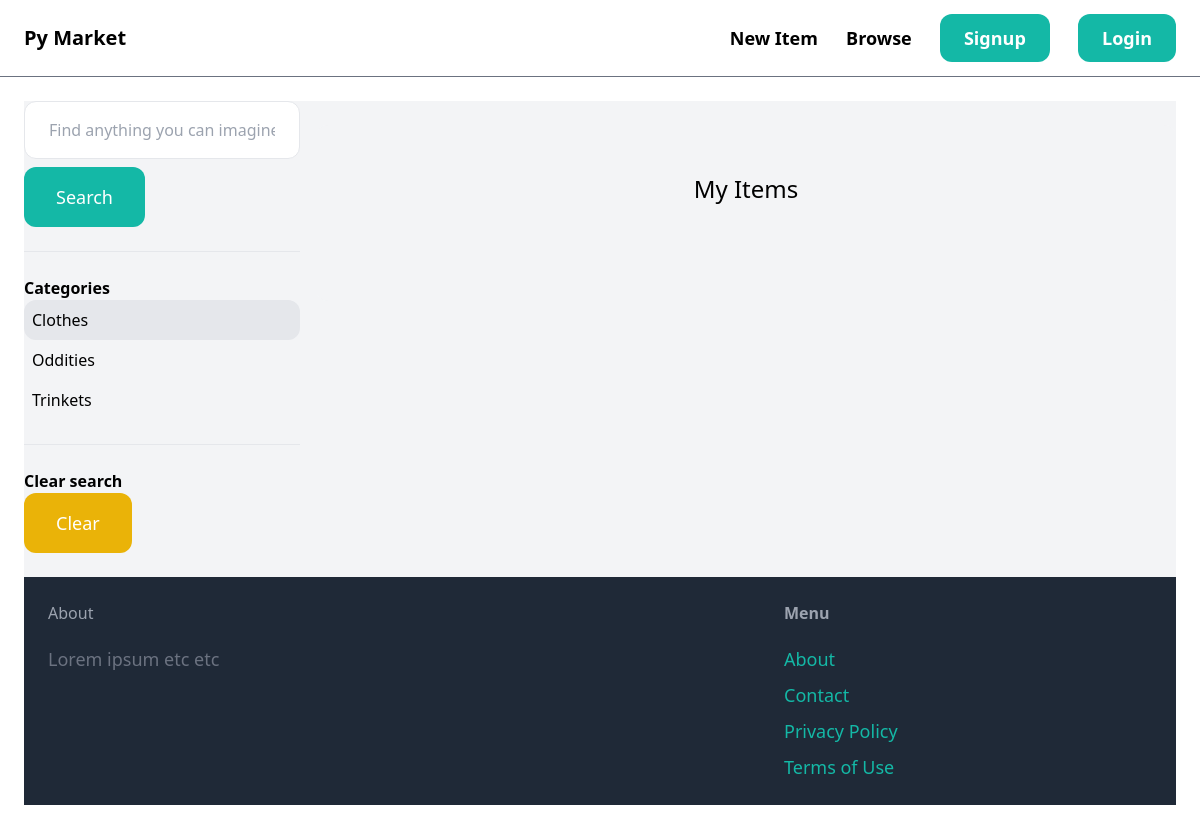
The page /items/?query=&category=1 on the database as committed earlier.
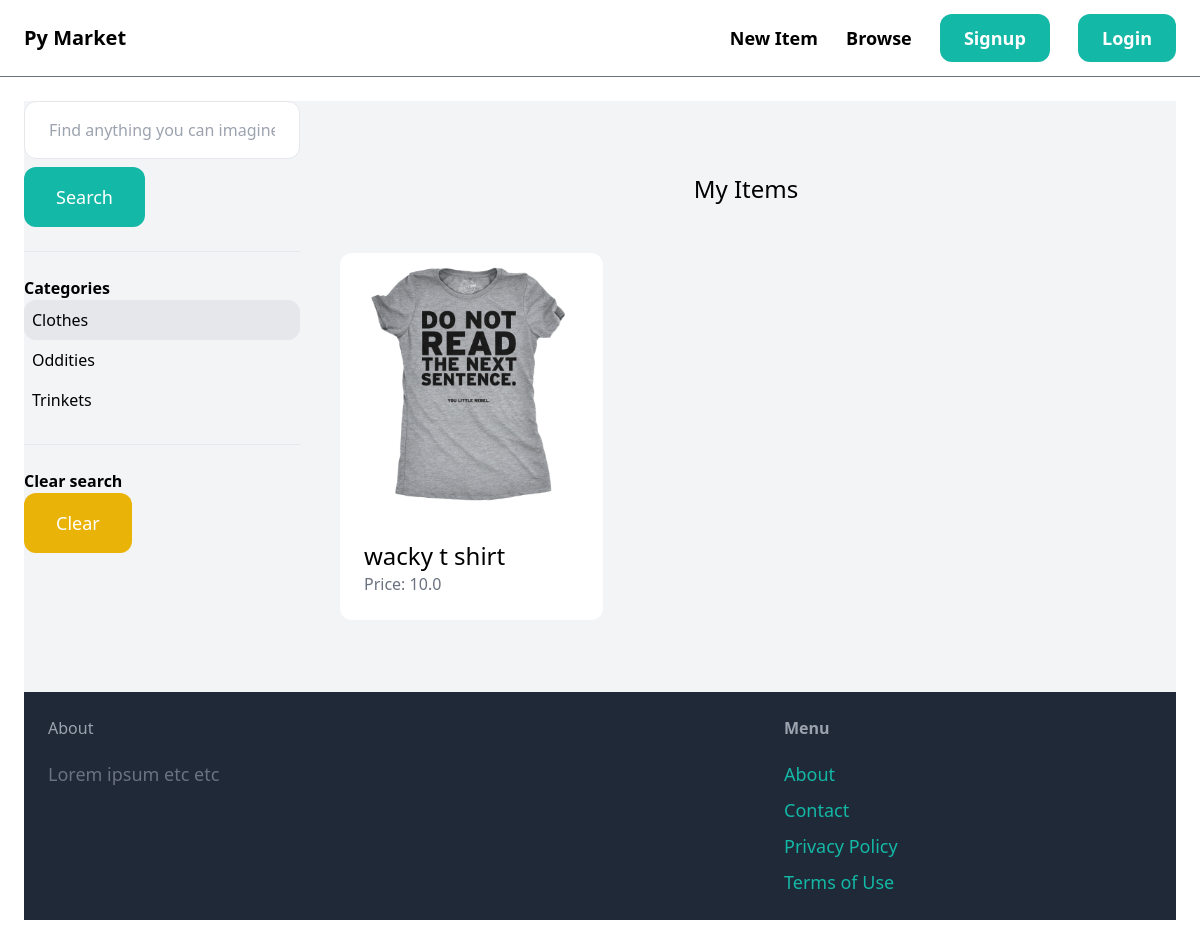
The same page on the database as committed later.
### item/models.py (models this page shows, shortened)
class Category(models.Model):
    name = models.CharField(max_length=255)
    class Meta:
        ordering=('name',)
        verbose_name_plural ="Categories"

class Item(models.Model):
    category = models.ForeignKey(Category, related_name='items', on_delete=models.CASCADE)
    name = models.CharField(max_length=255)
    description = models.TextField(blank=True, null=True)
    price = models.FloatField()
    image = models.ImageField(upload_to='item_images', blank=True, null=True)
    is_sold = models.BooleanField(default=False)
    created_by = models.ForeignKey(User, related_name='items', on_delete=models.CASCADE)
    created_at = models.DateTimeField(auto_now_add=True)

### item/views.py (the view)
# urls.py: path('',views.items,name='items'),
def items(request):
    query=request.GET.get('query','')
    category_id=request.GET.get('category', 0)
    items = Item.objects.filter(is_sold=False)
    categories = Category.objects.all()
    if query:
        items = items.filter(Q(name__icontains=query) | Q(description__icontains=query) )
    if category_id:
        items = items.filter(category_id=category_id)
    return render(request, 'item/items.html', {
        'items':items,
        'query': query,
        'categories': categories,
        'category_id': int(category_id),
    })

### item/templates/item/items.html (shortened to what this page needs)
{% extends 'core/base.html' %}
{% block content %}
<div class="pb-6 grid grid-cols-4 gap-4 bg-gray-100">
    <div class="col-span-1">
    <form method="get" action="{% url 'item:items' %}">
        <input name="query" class="w-full py-4 px-6 border rounded-xl" type="text" value="{{ query}}" placeholder="Find anything you can imagine!">
    <button class="mt-2 py-4 px-8 text-lg bg-teal-500 text-white rounded-xl">Search</button>
    </form>
    <hr class="my-6">
    <p class="font-semibold">Categories</p>
    <ul> {% for category in categories %}
        <li class="py-2 px-2 rounded-xl {% if category.id == category_id %} bg-gray-200 {% endif %}">
            <a href="{% url 'item:items' %}?query={{ query}}&category={{category.id}}">{{category.name}}</a></li>
        {% endfor %}
    </ul>
    <hr class="my-6">
    <p class="font-semibold">Clear search</p>
    <ul>
        <li><a href="{% url 'item:items' %}" class="'mt-2 py-4 px-8 inline-block bg-yellow-500 text-lg rounded-xl text-white">Clear</a></li>
    </ul>
    </div>
<div class="col-span-3">
    <div class="mt-6 px-6 py-12 bg-gray-100 rounded-xl">
        <h2 class="mb-12 text-2xl text-center">My Items</h2>
        <div class="grid grid-cols-3 gap-3">
            {% for item in items %}
            <div>
                <a href="{% url 'item:detail' item.id %}">
                    <div>
                        <img src="{{ item.image.url }}" class="rounded-t-xl">
                    </div>
                    <div class="p-6 bg-white rounded-b-xl">
                        <h2 class="text-2xl">{{ item.name }}</h2>
                        <p class="text-gray-500">Price: {{item.price}}</p>
                    </div>
                </a>
            </div>
            {% endfor %}
        </div>
</div>
</div>
{% endblock %}

### core/templates/core/base.html (shortened to what this page needs)
<!doctype html>
<html>
<head>
    <script src="https://cdn.tailwindcss.com"></script>
</head>
<body>
    <nav class="py-6 px-6 flex justify-between items-center border-b border-gray-500">
        <a href="/" class="text-xl font-semibold">Py Market</a>
        <div class="space-x-6">
            <a href="{% url 'item:new' %}" class="text-lg font-semibold hover:text-gray-500">New Item</a>
            <a href="{% url 'item:items' %}" class="text-lg font-semibold hover:text-gray-500">Browse</a>
            {% if request.user.is_authenticated %}
            <a href="{% url 'conversation:inbox' %}" class="px-6 py-3 text-lg font-semibold bg-teal-500 text-white rounded-xl hover:bg-teal-700">Inbox</a>
            <a href="{% url 'dashboard:index' %}" class="px-6 py-3 text-lg font-semibold bg-teal-500 text-white rounded-xl hover:bg-gray-700">Dashboard</a>
            <a href="{% url 'core:logout' %}" class="px-6 py-3 text-lg font-semibold bg-teal-500 text-white rounded-xl hover:bg-gray-700">Logout</a>
            {% else %}
                <a href="{% url 'core:signup' %}" class="px-6 py-3 text-lg font-semibold bg-teal-500 text-white rounded-xl hover:bg-teal-700">Signup</a>
                 <a href="{% url 'core:login' %}" class="px-6 py-3 text-lg font-semibold bg-teal-500 text-white rounded-xl hover:bg-gray-700">Login</a>
            {% endif %}
        </div>
    </nav>
    <div class="py-6 px-6">
        {% block content %}
        {% endblock %}
    </div>
    <footer class="py-6 px-6 flex justify-between bg-gray-800">
        <div class="w-2/3 pr-10">
            <h3 class="mb-5 font=-semibold text-gray-400">About</h3>
            <p class="text-lg text-gray-500">Lorem ipsum etc etc</p>
        </div>
        <div class="w-1/3">
            <h3 class="mb-5 font-semibold text-gray-400">Menu</h3>
            <ul class="space-y-2">
                <li><a href="#" class="text-lg text-teal-500 hover:text-teal-700">About</a></li>
                <li><a href="{% url 'core:contact' %}" class="text-lg text-teal-500 hover:text-teal-700">Contact</a></li>
                <li><a href="#" class="text-lg text-teal-500 hover:text-teal-700">Privacy Policy</a></li>
                <li><a href="#" class="text-lg text-teal-500 hover:text-teal-700">Terms of Use</a></li>
            </ul>
        </div>
    </footer>
</body>
</html>

Rows that differ between the two databases and show on the page:
added Item: image (picture), name "wacky t shirt", price "10.0"
